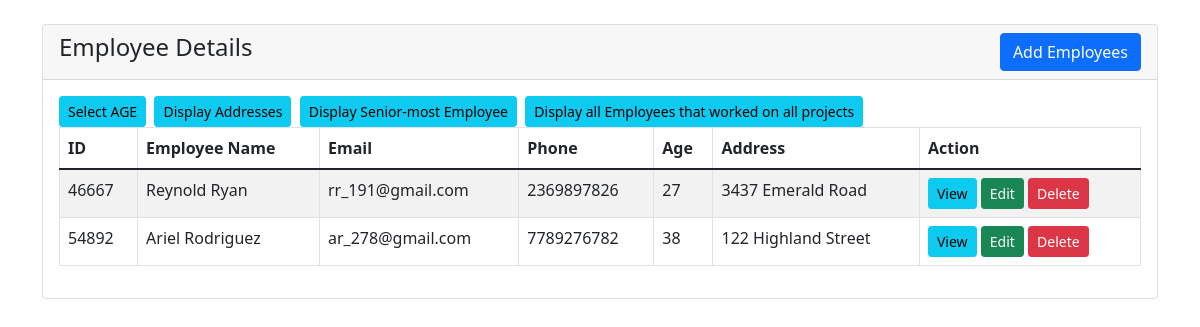
Screenshot of /user-selectage.php with the database file from the repository.
### tables this page shows
CREATE TABLE `employee` (
  `id` int(6) NOT NULL,
  `name` varchar(50) NOT NULL,
  `email` varchar(191) NOT NULL,
  `phone` bigint(225) NOT NULL,
  `age` int(2) NOT NULL,
  `address` varchar(50) NOT NULL
);

### user-selectage.php (the view, shortened to what this page needs)
<?php
    require 'connect.php';
?>
<!doctype html>
<html lang="en">
  <head>
 <link href="https://cdn.jsdelivr.net/npm/bootstrap@5.1.3/dist/css/bootstrap.min.css" rel="stylesheet">
</head>
<body>
    <div class="container mt-4">
        <div class="row">
            <div class="col-md-12">
                <div class="card">
                    <div class="card-header">
                        <h4>Employee Details
                            <a href="user-create.php" class="btn btn-primary float-end">Add Employees</a>
                        </h4>
                    </div>
                    <div class="card-body">
                        <table class="table table-bordered table-striped">
                            <thead>
                                <tr>
                                    <th>ID</th>
                                    <th>Employee Name</th>
                                    <th>Email</th>
                                    <th>Phone</th>
                                    <th>Age</th>
                                    <a href="user-selectage.php?id=<?= $employee['id']; ?>" class="btn btn-info btn-sm">Select AGE</a>&nbsp;
                                    <a href="user-projection.php?id=<?= $employee['id']; ?>" class="btn btn-info btn-sm">Display Addresses</a>&nbsp;
                                    <a href="user-agg.php?id=<?= $employee['id']; ?>" class="btn btn-info btn-sm">Display Senior-most Employee</a>&nbsp;
                                    <a href="user-division.php?id=<?= $employee['id']; ?>" class="btn btn-info btn-sm">Display all Employees that worked on all projects</a>
                                    <th>Address</th>
                                    <th>Action</th>
                                </tr>
                            </thead>
                            <tbody>
                                <?php
                                    $query = "SELECT * FROM employee where age >=25";
                                    $query_run = mysqli_query($con, $query);
                                    if(mysqli_num_rows($query_run) > 0)
                                    {
                                        foreach($query_run as $employee)
                                        {
                                            ?>
                                            <tr>
                                                <td><?= $employee['id']; ?></td>
                                                <td><?= $employee['name']; ?></td>
                                                <td><?= $employee['email']; ?></td>
                                                <td><?= $employee['phone']; ?></td>
                                                <td><?= $employee['age']; ?></td>
                                                <td><?= $employee['address']; ?></td>
                                                <td>
                                                    <a href="user-view.php?id=<?= $employee['id']; ?>" class="btn btn-info btn-sm">View</a>
                                                    <a href="user-edit.php?id=<?= $employee['id']; ?>" class="btn btn-success btn-sm">Edit</a>
                                                    <form action="code.php" method="POST" class="d-inline">
                                                        <button type="submit" name="delete_employee" value="<?=$employee['id'];?>" class="btn btn-danger btn-sm">Delete</button>
                                                    </form>
                                                </td>
                                            </tr>
                                            <?php
                                        }
                                    }
                                    else
                                    {
                                        echo "<h5> No Record Found </h5>";
                                    }
                                ?>
                            </tbody>
                        </table>
                    </div>
                </div>
            </div>
        </div>
    </div>
</body>
</html>

### rows the page displays
employee: id "46667", name "Reynold Ryan", email "rr_191@gmail.com", phone "2369897826", age "27", address "3437 Emerald Road"
employee: id "54892", name "Ariel Rodriguez", email "ar_278@gmail.com", phone "7789276782", age "38", address "122 Highland Street"
